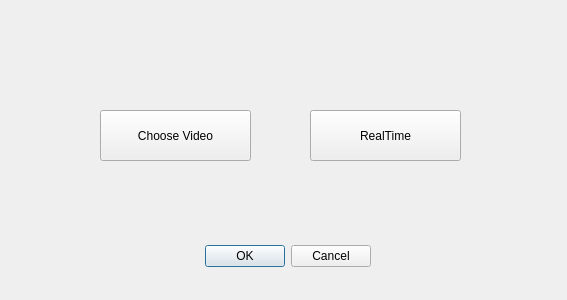
<?xml version="1.0" encoding="UTF-8"?>
<ui version="4.0">
 <class>Dialog</class>
 <widget class="QDialog" name="Dialog">
  <property name="geometry">
   <rect>
    <x>0</x>
    <y>0</y>
    <width>567</width>
    <height>300</height>
   </rect>
  </property>
  <property name="windowTitle">
   <string>Dialog</string>
  </property>
  <widget class="QDialogButtonBox" name="buttonBox">
   <property name="geometry">
    <rect>
     <x>30</x>
     <y>240</y>
     <width>341</width>
     <height>32</height>
    </rect>
   </property>
   <property name="orientation">
    <enum>Qt::Horizontal</enum>
   </property>
   <property name="standardButtons">
    <set>QDialogButtonBox::Cancel|QDialogButtonBox::Ok</set>
   </property>
  </widget>
  <widget class="QPushButton" name="pushButton_1">
   <property name="geometry">
    <rect>
     <x>100</x>
     <y>110</y>
     <width>151</width>
     <height>51</height>
    </rect>
   </property>
   <property name="text">
    <string>Choose Video</string>
   </property>
  </widget>
  <widget class="QPushButton" name="pushButton_2">
   <property name="geometry">
    <rect>
     <x>310</x>
     <y>110</y>
     <width>151</width>
     <height>51</height>
    </rect>
   </property>
   <property name="text">
    <string>RealTime</string>
   </property>
  </widget>
 </widget>
 <resources/>
 <connections>
  <connection>
   <sender>buttonBox</sender>
   <signal>accepted()</signal>
   <receiver>Dialog</receiver>
   <slot>accept()</slot>
   <hints>
    <hint type="sourcelabel">
     <x>248</x>
     <y>254</y>
    </hint>
    <hint type="destinationlabel">
     <x>157</x>
     <y>274</y>
    </hint>
   </hints>
  </connection>
  <connection>
   <sender>buttonBox</sender>
   <signal>rejected()</signal>
   <receiver>Dialog</receiver>
   <slot>reject()</slot>
   <hints>
    <hint type="sourcelabel">
     <x>316</x>
     <y>260</y>
    </hint>
    <hint type="destinationlabel">
     <x>286</x>
     <y>274</y>
    </hint>
   </hints>
  </connection>
 </connections>
</ui>
